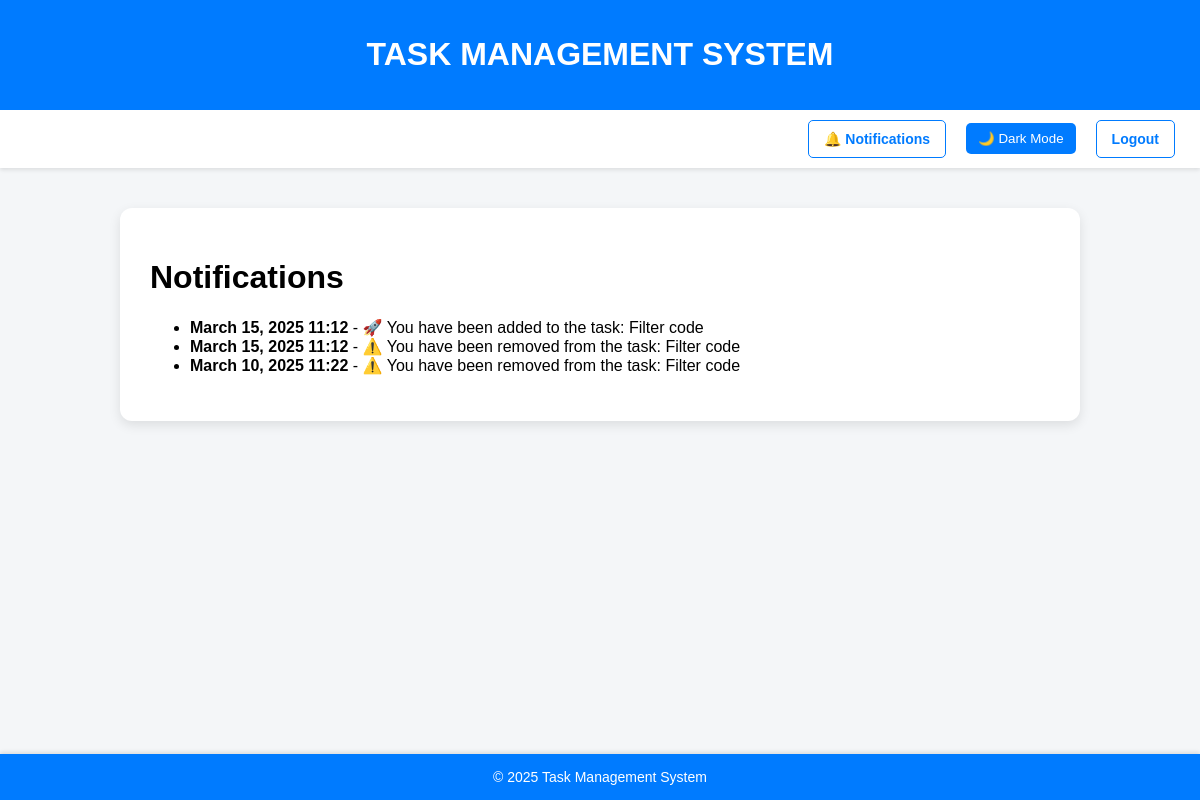
The app's page /notifications/ (signed in) with its own data.
### core/models.py (models this page shows, shortened)
class Notification(models.Model):
    user = models.ForeignKey(User, on_delete=models.CASCADE)  # The user receiving the notification
    message = models.TextField()
    created_at = models.DateTimeField(auto_now_add=True)

### core/views.py (the view)
# urls.py: path("notifications/", views.notifications_page, name="notifications_page"),
@login_required
def notifications_page(request):
    notifications = Notification.objects.filter(user=request.user).order_by("-created_at")
    return render(request, 'core/notifications.html', {"notifications": notifications})

### templates/core/notifications.html
{% extends 'partials/base.html' %}
{% block content %}
<h1>Notifications</h1>
{% if notifications %}
    <ul>
        {% for notification in notifications %}
            <li>
                <strong>{{ notification.created_at|date:"F d, Y H:i" }}</strong> -
                {{ notification.message }}
            </li>
        {% endfor %}
    </ul>
{% else %}
    <p>No notifications available.</p>
{% endif %}
{% endblock %}

### static/css/style.css (style rules this page uses)
body { font-family: 'Poppins', sans-serif; background-color: #f4f6f8; margin: 0; padding: 0; }

### records on screen
Notification: created_at "March 15, 2025 11:12", message "🚀 You have been added to the task: Filter code"
Notification: created_at "March 15, 2025 11:12", message "⚠️ You have been removed from the task: Filter code"
Notification: created_at "March 10, 2025 11:22", message "⚠️ You have been removed from the task: Filter code"
